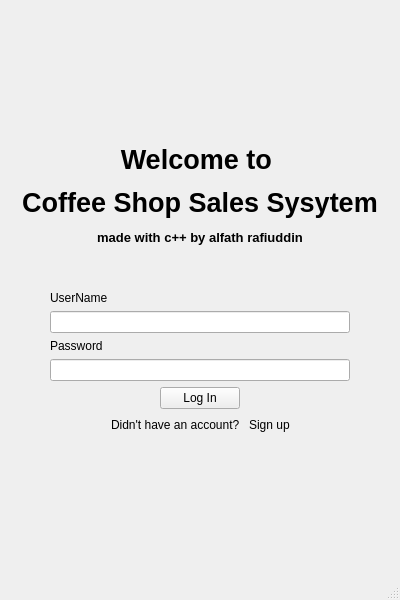
<?xml version="1.0" encoding="UTF-8"?>
<ui version="4.0">
 <class>MainWindow</class>
 <widget class="QMainWindow" name="MainWindow">
  <property name="geometry">
   <rect>
    <x>0</x>
    <y>0</y>
    <width>400</width>
    <height>600</height>
   </rect>
  </property>
  <property name="minimumSize">
   <size>
    <width>400</width>
    <height>600</height>
   </size>
  </property>
  <property name="windowTitle">
   <string>Log In</string>
  </property>
  <widget class="QWidget" name="centralwidget">
   <layout class="QVBoxLayout" name="verticalLayout_4">
    <item>
     <layout class="QVBoxLayout" name="verticalLayout_3">
      <item>
       <spacer name="verticalSpacer_3">
        <property name="orientation">
         <enum>Qt::Orientation::Vertical</enum>
        </property>
        <property name="sizeHint" stdset="0">
         <size>
          <width>20</width>
          <height>40</height>
         </size>
        </property>
       </spacer>
      </item>
      <item>
       <widget class="QLabel" name="label">
        <property name="text">
         <string>&lt;html&gt;&lt;head/&gt;&lt;body&gt;&lt;p align=&quot;center&quot;&gt;&lt;span style=&quot; font-size:20pt; font-weight:700;&quot;&gt;Welcome to &lt;/span&gt;&lt;/p&gt;&lt;p align=&quot;center&quot;&gt;&lt;span style=&quot; font-size:20pt; font-weight:700;&quot;&gt;Coffee Shop Sales Sysytem&lt;/span&gt;&lt;/p&gt;&lt;p align=&quot;center&quot;&gt;&lt;span style=&quot; font-size:10pt; font-weight:700;&quot;&gt;made with c++ by alfath rafiuddin&lt;/span&gt;&lt;/p&gt;&lt;/body&gt;&lt;/html&gt;</string>
        </property>
       </widget>
      </item>
      <item>
       <spacer name="verticalSpacer">
        <property name="orientation">
         <enum>Qt::Orientation::Vertical</enum>
        </property>
        <property name="sizeType">
         <enum>QSizePolicy::Policy::Fixed</enum>
        </property>
        <property name="sizeHint" stdset="0">
         <size>
          <width>20</width>
          <height>40</height>
         </size>
        </property>
       </spacer>
      </item>
      <item>
       <layout class="QHBoxLayout" name="horizontalLayout">
        <property name="sizeConstraint">
         <enum>QLayout::SizeConstraint::SetMaximumSize</enum>
        </property>
        <item>
         <spacer name="horizontalSpacer">
          <property name="orientation">
           <enum>Qt::Orientation::Horizontal</enum>
          </property>
          <property name="sizeHint" stdset="0">
           <size>
            <width>40</width>
            <height>20</height>
           </size>
          </property>
         </spacer>
        </item>
        <item>
         <layout class="QVBoxLayout" name="verticalLayout_2">
          <item>
           <widget class="QLabel" name="label_2">
            <property name="text">
             <string>UserName</string>
            </property>
           </widget>
          </item>
          <item>
           <widget class="QLineEdit" name="usernameLineedit">
            <property name="minimumSize">
             <size>
              <width>300</width>
              <height>0</height>
             </size>
            </property>
           </widget>
          </item>
          <item>
           <widget class="QLabel" name="label_3">
            <property name="text">
             <string>Password</string>
            </property>
           </widget>
          </item>
          <item>
           <widget class="QLineEdit" name="passwordLineedit">
            <property name="minimumSize">
             <size>
              <width>300</width>
              <height>0</height>
             </size>
            </property>
           </widget>
          </item>
         </layout>
        </item>
        <item>
         <spacer name="horizontalSpacer_2">
          <property name="orientation">
           <enum>Qt::Orientation::Horizontal</enum>
          </property>
          <property name="sizeHint" stdset="0">
           <size>
            <width>40</width>
            <height>20</height>
           </size>
          </property>
         </spacer>
        </item>
       </layout>
      </item>
      <item>
       <layout class="QVBoxLayout" name="verticalLayout">
        <item>
         <layout class="QHBoxLayout" name="horizontalLayout_6">
          <item>
           <spacer name="horizontalSpacer_5">
            <property name="orientation">
             <enum>Qt::Orientation::Horizontal</enum>
            </property>
            <property name="sizeHint" stdset="0">
             <size>
              <width>40</width>
              <height>20</height>
             </size>
            </property>
           </spacer>
          </item>
          <item>
           <widget class="QPushButton" name="loginBtn">
            <property name="maximumSize">
             <size>
              <width>150</width>
              <height>30</height>
             </size>
            </property>
            <property name="text">
             <string>Log In</string>
            </property>
           </widget>
          </item>
          <item>
           <spacer name="horizontalSpacer_6">
            <property name="orientation">
             <enum>Qt::Orientation::Horizontal</enum>
            </property>
            <property name="sizeHint" stdset="0">
             <size>
              <width>40</width>
              <height>20</height>
             </size>
            </property>
           </spacer>
          </item>
         </layout>
        </item>
        <item>
         <layout class="QHBoxLayout" name="horizontalLayout_2">
          <item>
           <spacer name="horizontalSpacer_3">
            <property name="orientation">
             <enum>Qt::Orientation::Horizontal</enum>
            </property>
            <property name="sizeHint" stdset="0">
             <size>
              <width>40</width>
              <height>20</height>
             </size>
            </property>
           </spacer>
          </item>
          <item>
           <widget class="QLabel" name="label_4">
            <property name="text">
             <string>Didn't have an account? </string>
            </property>
           </widget>
          </item>
          <item>
           <widget class="QLabel" name="signUpLabel">
            <property name="text">
             <string>Sign up</string>
            </property>
           </widget>
          </item>
          <item>
           <spacer name="horizontalSpacer_4">
            <property name="orientation">
             <enum>Qt::Orientation::Horizontal</enum>
            </property>
            <property name="sizeHint" stdset="0">
             <size>
              <width>40</width>
              <height>20</height>
             </size>
            </property>
           </spacer>
          </item>
         </layout>
        </item>
       </layout>
      </item>
      <item>
       <spacer name="verticalSpacer_4">
        <property name="orientation">
         <enum>Qt::Orientation::Vertical</enum>
        </property>
        <property name="sizeHint" stdset="0">
         <size>
          <width>20</width>
          <height>40</height>
         </size>
        </property>
       </spacer>
      </item>
     </layout>
    </item>
   </layout>
  </widget>
  <widget class="QStatusBar" name="statusbar"/>
 </widget>
 <resources/>
 <connections/>
</ui>
